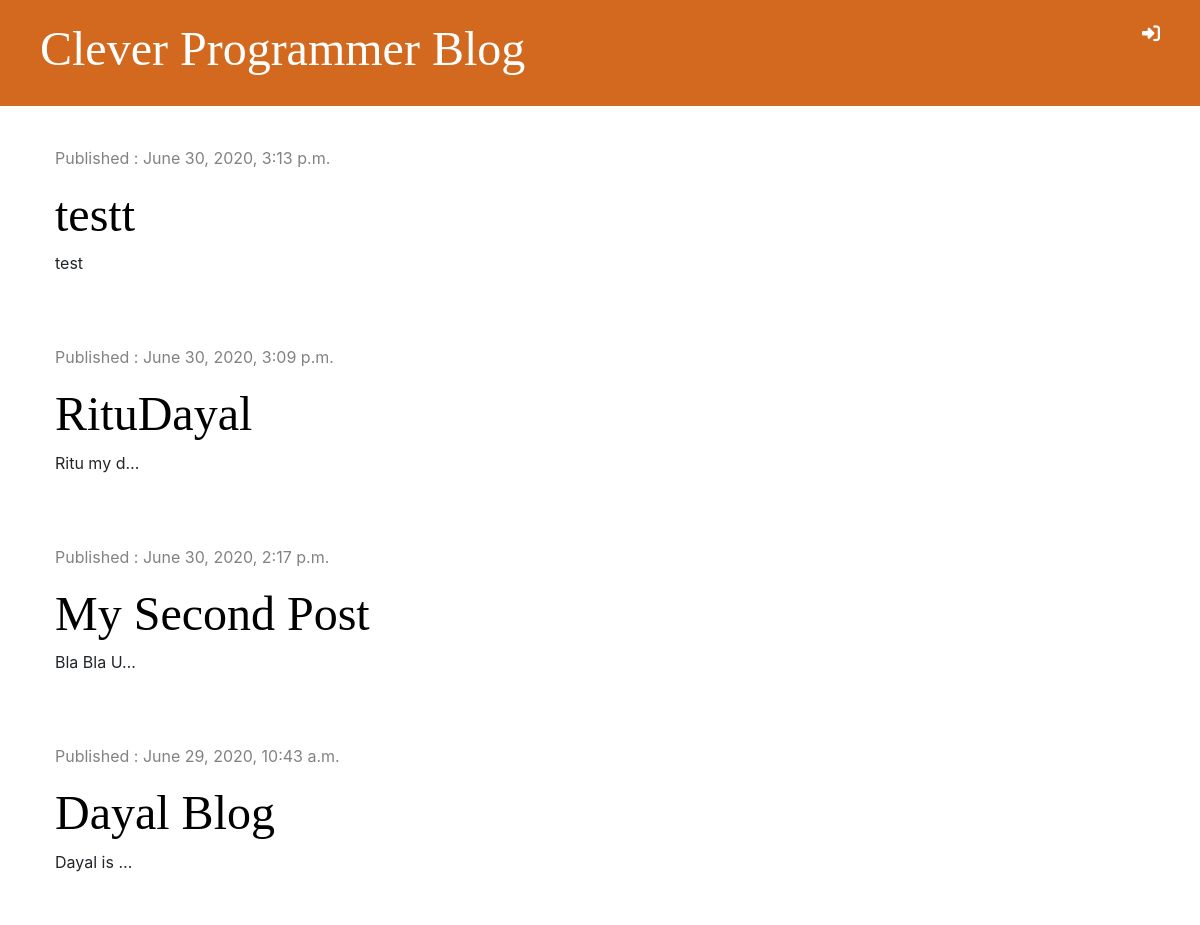
/ (upper part), run on an earlier commit of the app's database.
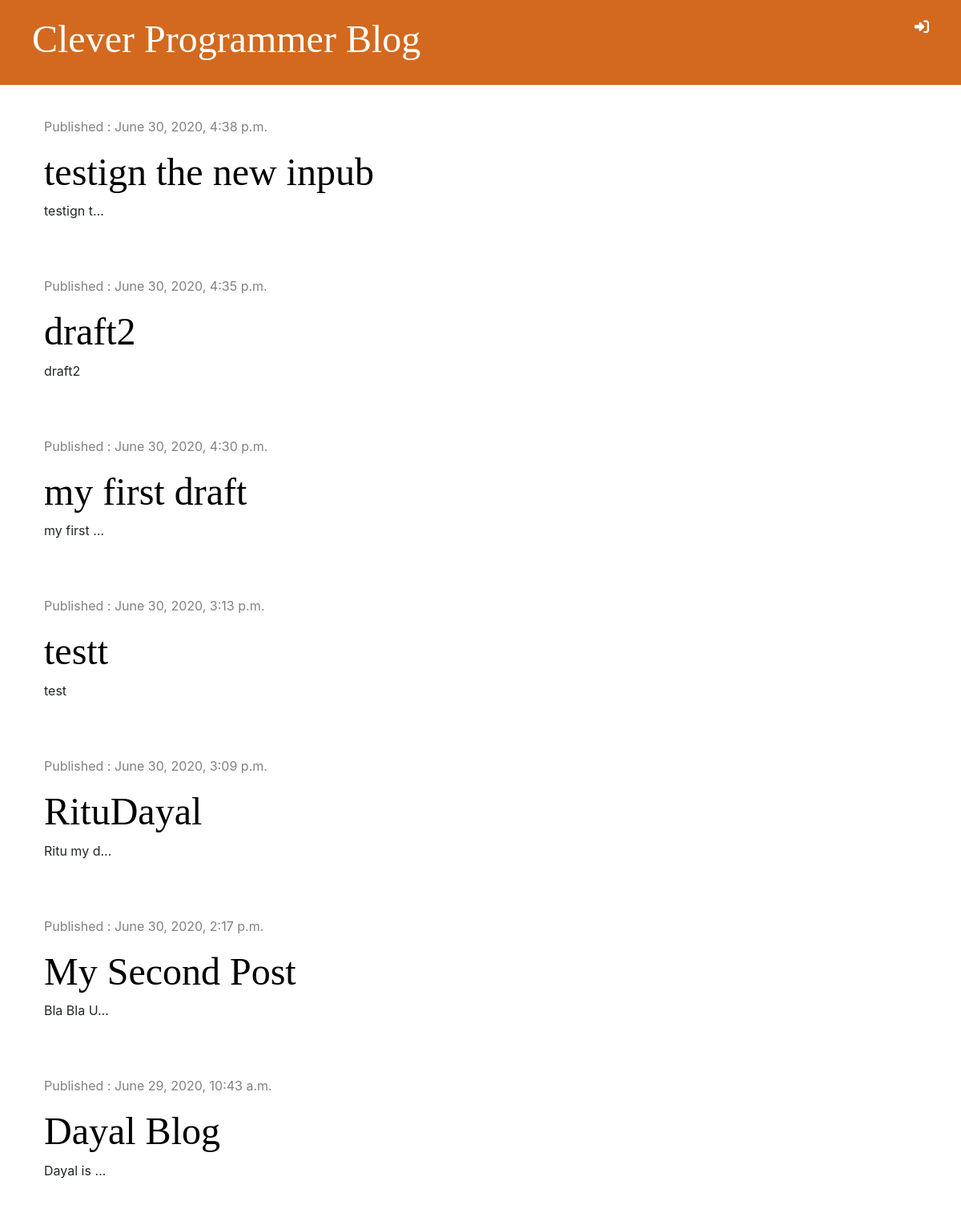
And on a later commit of the database.
### blog/models.py (models this page shows, shortened)
class Post(models.Model):
    author = models.ForeignKey('auth.user', on_delete=models.CASCADE)
    title = models.CharField(max_length=200)
    text = models.TextField()
    created_date = models.DateTimeField(default=timezone.now)
    published_date = models.DateTimeField(blank=True, null=True)

### blog/views.py (the view)
# urls.py: path('', views.post_list, name='post_list'),
def post_list(request):
    posts = Post.objects.filter(published_date__lte=timezone.now()).order_by('-published_date')
    stuff_for_frontend = {'posts': posts}
    return render(request, 'blog/post_list.html', stuff_for_frontend)

### blog/templates/blog/post_list.html (shortened to what this page needs)
{% extends 'blog/base.html' %}
{% block content %}
    {% for post in posts %}
        <div class="post">
            <div class="date">
                <p> Published : {{ post.published_date }}</p>
            </div>
            <h2><a href="{% url 'post_detail' pk=post.pk %}"> {{ post.title }} </a> </h2>
            <p> {{ post.text|truncatechars:10|linebreaksbr }}</p>
        </div>
    {% endfor %}
{% endblock %}

What changed in the data, as far as the page shows it:
added Post: published_date "June 30, 2020, 4:38 p.m.", title "testign the new inpub", text "testign t…"
added Post: published_date "June 30, 2020, 4:35 p.m.", title "draft2", text "draft2"
added Post: published_date "June 30, 2020, 4:30 p.m.", title "my first draft", text "my first …"
